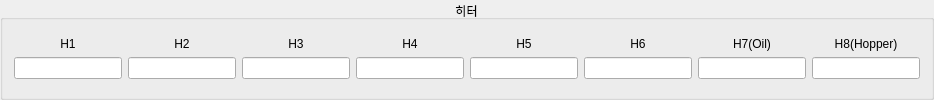
         <widget class="QGroupBox" name="groupBox_2">
          <property name="title">
           <string>히터</string>
          </property>
          <property name="alignment">
           <set>Qt::AlignCenter</set>
          </property>
          <property name="flat">
           <bool>true</bool>
          </property>
          <layout class="QGridLayout" name="gridLayout_15">
           <item row="0" column="0">
            <layout class="QGridLayout" name="gridLayout_14">
             <item row="0" column="0">
              <widget class="QLabel" name="La_Heater1">
               <property name="sizePolicy">
                <sizepolicy hsizetype="Preferred" vsizetype="Maximum">
                 <horstretch>0</horstretch>
                 <verstretch>0</verstretch>
                </sizepolicy>
               </property>
               <property name="text">
                <string>H1</string>
               </property>
               <property name="alignment">
                <set>Qt::AlignCenter</set>
               </property>
              </widget>
             </item>
             <item row="0" column="2">
              <widget class="QLabel" name="La_Heater3">
               <property name="text">
                <string>H3</string>
               </property>
               <property name="alignment">
                <set>Qt::AlignCenter</set>
               </property>
              </widget>
             </item>
             <item row="0" column="1">
              <widget class="QLabel" name="La_Heater2">
               <property name="text">
                <string>H2</string>
               </property>
               <property name="alignment">
                <set>Qt::AlignCenter</set>
               </property>
              </widget>
             </item>
             <item row="0" column="3">
              <widget class="QLabel" name="La_Heater4">
               <property name="text">
                <string>H4</string>
               </property>
               <property name="alignment">
                <set>Qt::AlignCenter</set>
               </property>
              </widget>
             </item>
             <item row="0" column="4">
              <widget class="QLabel" name="La_Heater5">
               <property name="text">
                <string>H5</string>
               </property>
               <property name="alignment">
                <set>Qt::AlignCenter</set>
               </property>
              </widget>
             </item>
             <item row="0" column="5">
              <widget class="QLabel" name="La_Heater6">
               <property name="text">
                <string>H6</string>
               </property>
               <property name="alignment">
                <set>Qt::AlignCenter</set>
               </property>
              </widget>
             </item>
             <item row="0" column="6">
              <widget class="QLabel" name="La_Heater7">
               <property name="text">
                <string>H7(Oil)</string>
               </property>
               <property name="alignment">
                <set>Qt::AlignCenter</set>
               </property>
              </widget>
             </item>
             <item row="0" column="7">
              <widget class="QLabel" name="La_Heater8">
               <property name="text">
                <string>H8(Hopper)</string>
               </property>
               <property name="alignment">
                <set>Qt::AlignCenter</set>
               </property>
              </widget>
             </item>
             <item row="1" column="0">
              <widget class="QLineEdit" name="Li_Heater1">
               <property name="alignment">
                <set>Qt::AlignCenter</set>
               </property>
               <property name="readOnly">
                <bool>true</bool>
               </property>
              </widget>
             </item>
             <item row="1" column="1">
              <widget class="QLineEdit" name="Li_Heater2">
               <property name="alignment">
                <set>Qt::AlignCenter</set>
               </property>
               <property name="readOnly">
                <bool>true</bool>
               </property>
              </widget>
             </item>
             <item row="1" column="2">
              <widget class="QLineEdit" name="Li_Heater3">
               <property name="alignment">
                <set>Qt::AlignCenter</set>
               </property>
               <property name="readOnly">
                <bool>true</bool>
               </property>
              </widget>
             </item>
             <item row="1" column="3">
              <widget class="QLineEdit" name="Li_Heater4">
               <property name="alignment">
                <set>Qt::AlignCenter</set>
               </property>
               <property name="readOnly">
                <bool>true</bool>
               </property>
              </widget>
             </item>
             <item row="1" column="4">
              <widget class="QLineEdit" name="Li_Heater5">
               <property name="alignment">
                <set>Qt::AlignCenter</set>
               </property>
               <property name="readOnly">
                <bool>true</bool>
               </property>
              </widget>
             </item>
             <item row="1" column="5">
              <widget class="QLineEdit" name="Li_Heater6">
               <property name="alignment">
                <set>Qt::AlignCenter</set>
               </property>
               <property name="readOnly">
                <bool>true</bool>
               </property>
              </widget>
             </item>
             <item row="1" column="6">
              <widget class="QLineEdit" name="Li_Heater7">
               <property name="alignment">
                <set>Qt::AlignCenter</set>
               </property>
               <property name="readOnly">
                <bool>true</bool>
               </property>
              </widget>
             </item>
             <item row="1" column="7">
              <widget class="QLineEdit" name="Li_Heater8">
               <property name="alignment">
                <set>Qt::AlignCenter</set>
               </property>
               <property name="readOnly">
                <bool>true</bool>
               </property>
              </widget>
             </item>
            </layout>
           </item>
          </layout>
         </widget>
